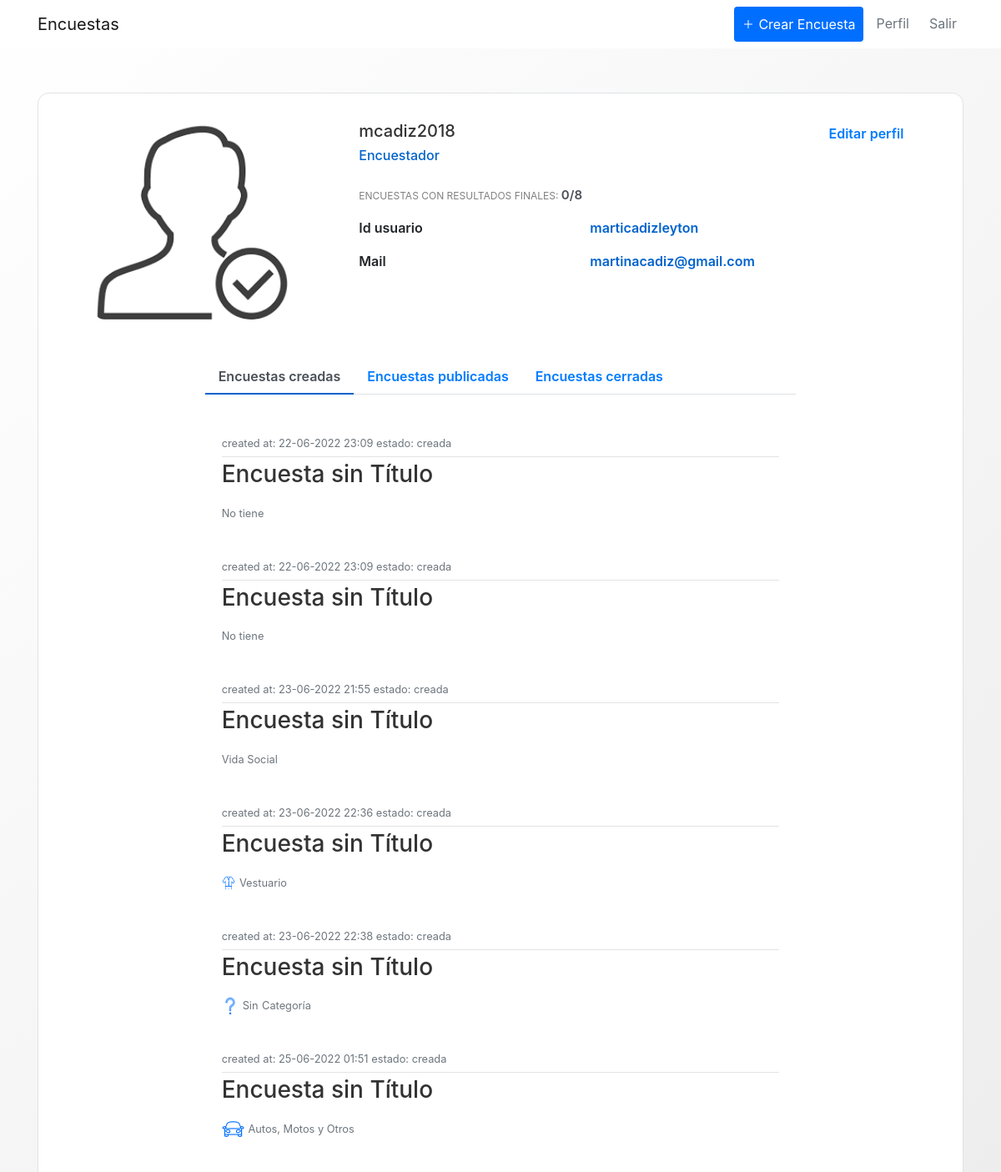
The app's page /profile (signed in), older data.
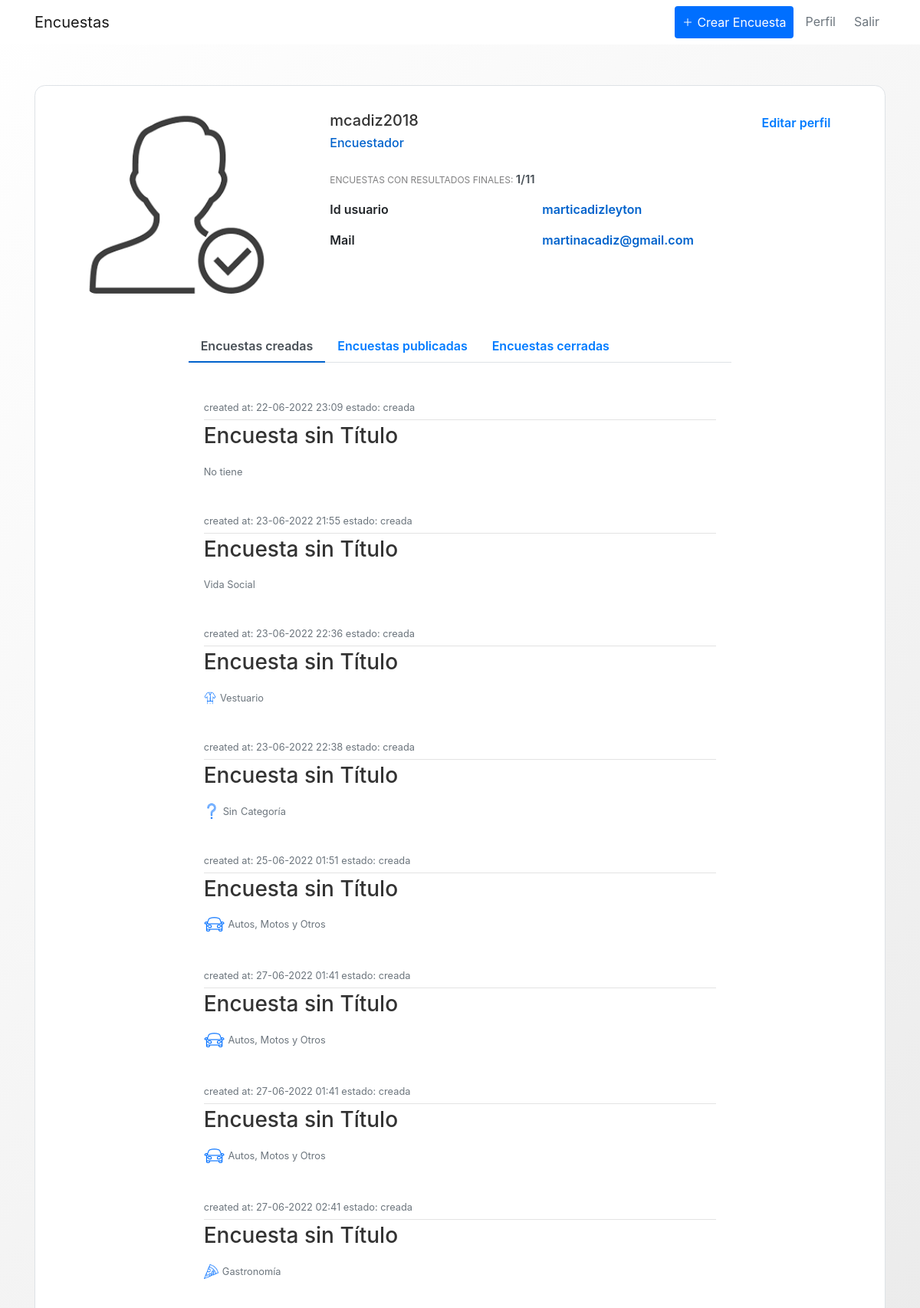
The same page, newer data.
### encuestas/models.py (models this page shows, shortened)
class User(db.Model,UserMixin):
    id = db.Column(db.Integer, primary_key=True)
    username = db.Column(db.String(20), unique=True, nullable=False)
    name = db.Column(db.String(20), nullable=False)
    email = db.Column(db.String(120), unique=True, nullable=False)
    image_file = db.Column(db.String(20), nullable=False, default='default.jpg')
    password = db.Column(db.String(60), nullable=False)
    posts = db.relationship('Post', backref='author', lazy=True)
    tipo = db.Column(db.String(20), nullable=False)
    visible_inf = db.Column(db.String(20), nullable=False, default=True)

class Encuesta(db.Model):
    id = db.Column(db.Integer, primary_key = True)
    title = db.Column(db.String(100),nullable = False)
    description = db.Column(db.String(1000), nullable = False)
    image_file = db.Column(db.String(20), nullable=False, default='default.jpg')
    date_created = db.Column(db.DateTime, nullable = False, default = datetime.utcnow)
    date_posted = db.Column(db.DateTime, default = datetime.utcnow)
    user_id = db.Column(db.Integer, db.ForeignKey('user.id'),nullable = False)
    preguntas = db.relationship('Pregunta', backref = 'content', lazy = True)
    estado =  db.Column(db.String(100), default = "creada")
    categoria = db.Column(db.String(100),default = "Categoría" , nullable=False)

### encuestas/routes.py (the view)
@app.route("/profile", methods=['GET', 'POST'])
@login_required
def profile():
    form = updatePerfil()
    respuesta = Respuesta.query.filter_by(id_usuario = current_user.username)
    if form.validate_on_submit():
        if form.picture.data:
            picture_file = guardarfoto(form.picture.data)
            current_user.image_file = picture_file
        current_user.name = form.name.data
        current_user.email = form.email.data
        current_user.visible_inf = form.visible.data
        db.session.commit()
        flash('Tus datos han sido actualizados', 'success')
        return redirect(url_for('profile'))
    elif request.method == 'GET':
        form.name.data = current_user.name
        form.email.data = current_user.email
    lista_query= []
    encuest = {}
    for i in respuesta:
        datet =  i.date
        encuest[i.date.strftime("%d-%m-%Y %H:%M:%S")] = i.id_encuesta
        encRESP = Encuesta.query.filter_by(id = i.id_encuesta )
    keys = list(encuest.keys())
    for i in encuest:
        print(encuest[i])
        lista_query.append(Encuesta.query.filter_by(id = encuest[i] ))
    if len(lista_query) ==0:
        lista_query = 0
    encPUBLIC = Encuesta.query.filter_by(user_id = current_user.username,estado = "publicada" )
    encCREATE = Encuesta.query.filter_by(user_id = current_user.username,estado = "creada" )
    encCLOSED = Encuesta.query.filter_by(user_id = current_user.username,estado = "cerrada" )
    TOTAL=len(encuest)
    TOTALC=0
    tipo = False
    perfil_usuario =  'profile_encuestado.html'
    if current_user.tipo == '1':
        tipo = True
        perfil_usuario =  'profile_encuestador.html'
        for i in encPUBLIC:
            TOTAL=TOTAL+1
        for i in encCREATE:
            TOTAL=TOTAL+1
        for i in encCLOSED:
            TOTALC=TOTALC+1
    image_file = url_for('static', filename= 'profile_pics/' + current_user.image_file)
    return render_template(perfil_usuario, title='Profile', image_file=image_file , encPUBLIC = encPUBLIC, form = form, encCREATE=encCREATE, encCLOSED=encCLOSED, TOTAL =TOTAL+TOTALC, TOTALC  =  TOTALC, tipo=tipo, lista_query=lista_query, keys = keys)

### encuestas/forms.py (shortened to what this page needs)
class updatePerfil(FlaskForm):
    name = StringField('Nombre',
                           validators=[DataRequired(), Length(min=2, max=20)])
    email = StringField('Email',
                        validators=[DataRequired(), Email()])
    submit = SubmitField('Actualiza tu información')
    picture = FileField('Actualiza foto de perfil', validators=[FileAllowed(['jpg','png'])])
    visible = BooleanField('Sí, quiero mi información visible en el perfil', default=True)

### encuestas/models.py (called while the page is built)
@login_manager_.user_loader
def load_user(user_id):
    return User.query.get(int(user_id))

### encuestas/templates/profile_encuestador.html (shortened to what this page needs)
{% extends "layout.html" %}
{% block content %}
<link href="//maxcdn.bootstrapcdn.com/bootstrap/4.1.1/css/bootstrap.min.css" rel="stylesheet" id="bootstrap-css">
<div class="container emp-profile border">
                <div class="row">
                    <div class="col-md-4">
                        <div class="profile-img  rounded-circle ">
                            <img src = "{{image_file}}" alt=""/>
                        </div>
                    </div>
                    <div class="col-md-6">
                        <div class="profile-head">
                                    <h5>
                                        {{current_user.name}}
                                    </h5>
                                    <h6>
                                        {% if tipo %}
                                            Encuestador
                                        {%    else %}
                                            Encuestado
                                        {%    endif %}
                                    </h6>
                                    <p class="proile-rating">ENCUESTAS CON RESULTADOS FINALES: <span>{{TOTALC}}/{{TOTAL}}</span></p>
                                    <div class="tab-content profile-tab" id="myTabContent">
                                        {% if current_user.visible_inf == '1' %}
                                        <div class="tab-pane fade show active" id="home" role="tabpanel" aria-labelledby="home-tab">
                                            <div class="row tab-pane fade show active " id="home" role="tabpanel" aria-labelledby="home-tab">
                                                <div class="col-md-6">
                                                    <label>Id usuario</label>
                                                </div>
                                                <div class="col-md-6">
                                                    <p>{{current_user.username}}</p>
                                                </div>
                                                <div class="col-md-6">
                                                    <label>Mail</label>
                                                </div>
                                                <div class="col-md-6">
                                                    <p>{{current_user.email}}</p>
                                                </div>
                                            </div>
                                        </div>
                                        {%    endif %}
                                    </div>
                        </div>
                    </div>
                    <div class="col-md-2">
                        <input  type="button" value="Editar perfil" class="profile-edit-btn btn-outline-primary" id="btn"  >
                    </div>
                </div>
                <div class="row-md-2">
                    <br>
                    <br>
                </div>
                <div class="row">
                    <div class="col-md-2">
                    </div>
                    <div class="col-md-8 profile-head">
                        <ul class="nav nav-tabs" id="myTab" role="tablist">
                            <li class="nav-item">
                                <a class="nav-link active" id="profile-tab" data-toggle="tab" href="#created" role="tab" aria-controls="created" aria-selected="true">Encuestas creadas</a>
                            </li>
                            <li class="nav-item">
                                <a class="nav-link" id="open-tab" data-toggle="tab" href="#open" role="tab" aria-controls="open" aria-selected="false">Encuestas publicadas</a>
                            </li>
                            <li class="nav-item">
                                <a class="nav-link" id="profile-tab" data-toggle="tab" href="#close" role="tab" aria-controls="close" aria-selected="false">Encuestas cerradas</a>
                            </li>
                        </ul>
                        <div class="tab-content profile-tab" id="myTabContent">
                            <div class="tab-pane fade show active" id="created" role="tabpanel" aria-labelledby="created-tab">
                                <div class="column">
                                    <div class="row-md-8">
                                    {% for encuesta in encCREATE %}
                                    <article class="media content-section">
                                        <div class="media-body">
                                            <div class="article-metadata">
                                                <small class="text-muted">
                                                    created at: {{encuesta.date_created.strftime('%d-%m-%Y %H:%M')}}
                                                </small>
                                                <small class="text-muted">
                                                    estado: {{encuesta.estado}}
                                                </small>
                                            </div>
                                                <h2>
                                                    <a class="article-title"
                                                    href="{{ url_for('encuesta', encuesta_id=encuesta.id)}}"> <h3>{{ encuesta.title }} </h3></a>
                                                </h2>
                                                <div class="d-flex gap-4 align-items-center">
                                                        <div  >
                                                            {%if encuesta.categoria == "Autos, Motos y Otros"%}
                                                                <img src="/static/icons/car.png" style="width: 15%; height: 15%"  alt="img"/>
                                                            {%endif%}
                                                            {%if encuesta.categoria == "Vestuario"%}
                                                                <img src="/static/icons/ropa.png" style="width: 15%; height: 15%"  alt="img"/>
                                                            {%endif%}
                                                            {%if encuesta.categoria == "Gastronomía"%}
                                                                <img src="/static/icons/food.png" style="width: 15%; height: 15%"  alt="img"/>
                                                            {%endif%}
                                                            {%if encuesta.categoria == "Categoría"%}
                                                                <img src="/static/icons/cate.png" style="width: 15%; height: 15%"  alt="img"/>
                                                                <small class="text-muted ">Sin</small>
                                                            {%endif%}
                                                            <small class="text-muted "> {{  encuesta.categoria }}</small>
                                                            <br>
                                                    </div>
                                            </div>
                                        </article>
                                        {% endfor %}
                                    </div>
                                </div>
                            </div>
                        </div>
                    </div>
                </div>
        </div>
        {% endblock content %}

### encuestas/templates/layout.html (shortened to what this page needs)
<!DOCTYPE html>
<html>
<head>
    <link rel="stylesheet" href="https://maxcdn.bootstrapcdn.com/bootstrap/4.0.0/css/bootstrap.min.css">
    <link rel="stylesheet" type="text/css" href="{{ url_for('static', filename='main.css') }}">
</head>
<body>
    <header class="site-header">
      <nav class="navbar navbar-expand-lg bg-white navbar-light bg-white fixed-top ">
        <div class="container">
          <a class="navbar-brand mr-4 " href="/">Encuestas</a>
          <div class="collapse navbar-collapse" id="navbarToggle">
            <div class="navbar-nav">
              {%block change_button%}
              {% if current_user.is_authenticated and current_user.tipo =='1' %}
               <a class="nav-item text-white nav-link btn primary-button brand-color d-flex align-items-center gap-3" href="{{ url_for('crear_encuesta')}}">
                  <ion-icon class = "aligm-middle"name="add-outline"></ion-icon>
                  <span>
                    Crear Encuesta
                  </span>
              </a>
              {% endif %}
              {%endblock change_button%}
              {% if current_user.is_authenticated %}
              <a class="nav-item text-secondary nav-link  btn-link px-3 me-2" href="{{ url_for('profile') }}">Perfil</a>
              <a class="nav-item text-secondary nav-link" href="{{ url_for('logout') }}">Salir</a>
              {% else %}
              <a class="nav-item text-secondary nav-link" href="{{ url_for('login') }}">Login</a>
              <a class="nav-item text-secondary nav-link" href="{{ url_for('register') }}">Registrate</a>
              {% endif %}
            </div>
          </div>
        </div>
      </nav>
    </header>
    <main role="main" class="container">
      <div >
        <div id ="content-section">
          {% block content %}{% endblock %}
        </div>
      </div>
    </main>
</body>
</html>

### encuestas/static/main.css (style rules this page uses)
body { font-family: "Roboto", sans-serif; font-weight: 400; background: #fafafa; color: #333; margin-top: 3.4rem; box-sizing: border-box; }
h1, h2, h3, h4, h5, h6 { color: #444444; }
.site-header .navbar-nav .nav-link { color: #cbd5db; }
.container { max-width: 1200px; width: 1200px; }
.content-section { background: #ffffff; padding: 10px 20px; border-radius: 3px; margin-bottom: 20px; }
.article-title { color: #333; }
.article-metadata { padding-bottom: 5px; margin-bottom: 4px; border-bottom: 1px solid #e3e3e3; }
.gap-4 { gap: 0.4rem; }
.gap-3 { gap: 0.3rem; }
html, body { width: 100%; height: 100%; }
body { background: linear-gradient(-45deg, #ffffff, #e4e4e4, #ffffff); background-size: 400% 400%; animation: gradient 15s ease; }
.emp-profile { padding: 3%; margin-top: 10%; margin-bottom: 10%; border-radius: 0.85rem; background: #fff; }
.profile-img { text-align: center; }
.profile-img img { width: 70%; height: 100%; border-radius: 0.85rem; }
.profile-head h5 { color: #333; }
.profile-head h6 { color: #0062cc; }
.profile-edit-btn { border: none; border-radius: 1.5rem; width: 70%; padding: 2%; font-weight: 600; color: #6c757d; cursor: pointer; }
.proile-rating { font-size: 12px; color: #818182; margin-top: 5%; }
.proile-rating span { color: #495057; font-size: 15px; font-weight: 600; }
.profile-head .nav-tabs { margin-bottom: 5%; }
.profile-head .nav-tabs .nav-link { font-weight: 600; border: none; }
.profile-head .nav-tabs .nav-link.active { border: none; border-bottom: 2px solid #0062cc; }
.profile-tab label { font-weight: 600; }
.profile-tab p { font-weight: 600; color: #0062cc; }
.brand-color { background-color: #006fff; }
.primary-button { border: none; color: white; font-size: 1rem; border-radius: 3px; }

Row changes from the older to the newer data that the page shows:
no longer on this page (row edited): Encuesta: date_created "22-06-2022 23:09", estado "creada", title "Encuesta sin Título", categoria "No tiene"
added Encuesta: date_created "27-06-2022 01:41", estado "creada", title "Encuesta sin Título", categoria "Autos, Motos y Otros"
added Encuesta: date_created "27-06-2022 01:41", estado "creada", title "Encuesta sin Título", categoria "Autos, Motos y Otros"
added Encuesta: date_created "27-06-2022 02:41", estado "creada", title "Encuesta sin Título", categoria "Gastronomía"
Text that changed along with them:
{{ TOTALC }}: "0" → "1"
{{ TOTAL }}: "8" → "11"
